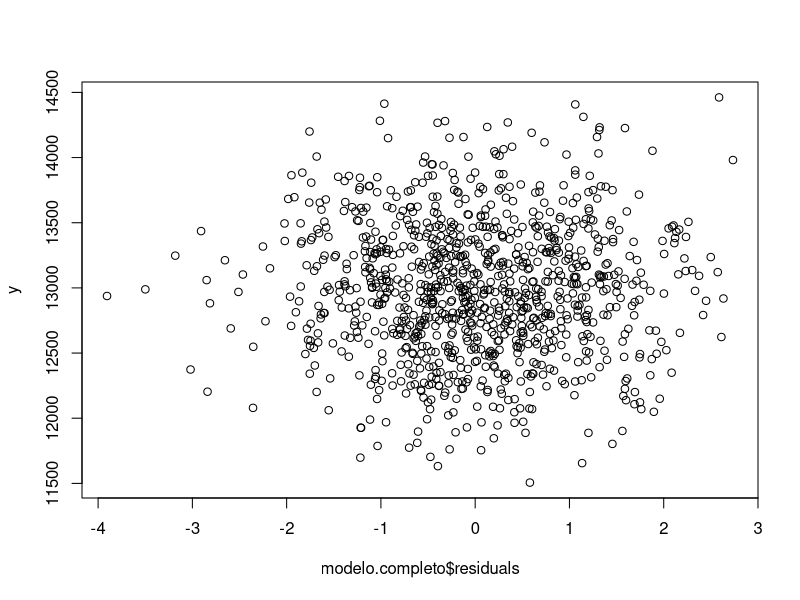
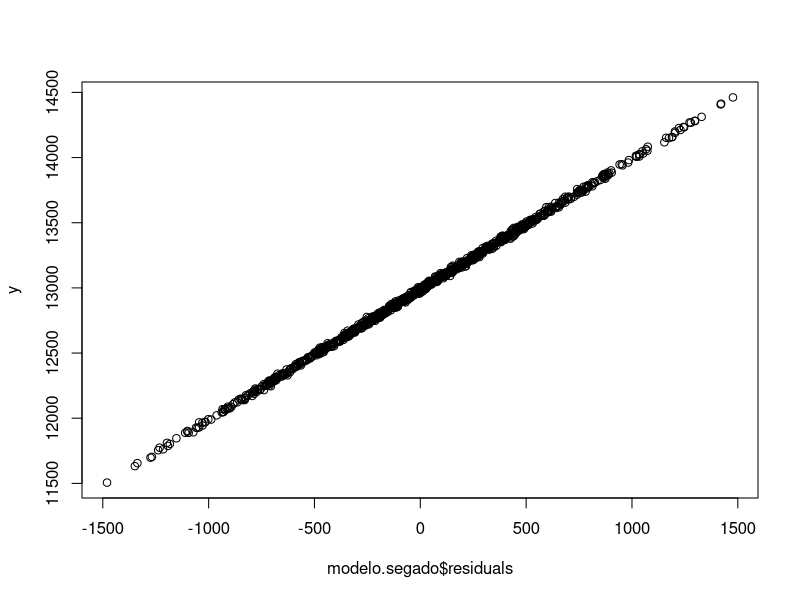

These charts were generated, in order, by the following R code:
# Clase 18: Propiedades numéricas del OLS, Gauss-Markov, sesgo de variable omitida
#################################################################
cat("\014")
rm(list=ls())
graphics.off()

#################################################################
# Motivacion
#################################################################

# Ademas de trabajar con incertidumbre (intervalos de confianza, p-values, etc.), 
# la estadistica inferencial (lo que estamos haciendo este semestre) 
# descansa sobre supuestos muy importantes.

# Es importante conocer estos supuestos. Te daras cuenta que 
# la principal herramienta cuantitativa de las ciencias sociales 
# tiene muchos defectos y/o supuestos irreales. En consecuencia, siempre
# actua con prudencia y humildad respecto a tus resultados.


#################################################################
# Supuestos de los modelos lineales
#################################################################

# (1) El error tiene promedio cero: por eso SIEMPRE calcula los errores y plotealos.
# (2) El error tiene varianza constante: idem.
# (3) El error no esta correlacionado (los errores son independientes entre si): idem.
# (4) El error esta normalmente distribiuido: idem.
# (5) Las X's estan medidos sin error, y son independientes del error.
# (6) Las X's no son invariables, es decir, las X's son variables, no constantes.

# (*) Punto sobre la diferencia entre ERROR y RESIDUO:
## recuerda que y = b0 + b1x1 + e. 
## Ese "e" en realidad, es un residuo, no "error". "Parametro de poblacion."

#################################################################
# Teorema de Gauss-Markov
#################################################################

# el fundamento matematico de OLS (modelos lineales), es el 
# Teorema de Gauss-Markov.

# Consiste en lo siguiente: si
## (a) el error tiene promedio cero, y
## (b) si el error esta normalmente distribuido, y
## (c) si el error tiene varianza constante,
# entonces nuestros betas son los estimadores mas eficientes y sin sesgo.

# En ingles, es conocido como "BLUE": "best linear unbiased estimator".

# En otras palabras, cuando todos los supuestos funcionan, 
# la diferencia entre la MATRIZ QUE CONTIENE TODOS LOS BETAS CORRECTOS,
# Y LA MATRIZ QUE NOSOTROS TENEMOS ACCESO (O POODEMOS OCUPAR) ES CERO.

# (1) Punto del modelo "real"
# (2) Punto del epsilon y la letra "e"
# (3) Punto del beta y la letra "b"

# Son diferencias filosoficas. Importantes...pero filosoficas.


# Que puede salir mal?
## Ej.: los errores no son independientes; es decir, son dependientes. 
### Caso de las series de tiempo.


#################################################################
# Sesgo de Variable Omitida
#################################################################

# Todos los supuestos de OLS operan bajo otro supuesto: el modelo que 
# estimamos, es el "verdadero modelo". Es decir, no se nos queda ninguna
# variable afuera: i.e., todas las variables que debieramos ocupar, estan 
# consideradas. Si esto falla, todo falla, y tenemos "el sesgo de la variable
# omitida".

# Mal que mal, OLS es una ecuacion, y el valor de los betas cambiara si es que 
# no incluimos todas las variables que debieramos incluir. 

## ILUSTRAR EN LA PIZARRA.

# Para demostrar este punto, simularemos (inventaremos) unos datos. 


# Inventemos las variables independientes
set.seed(2020)
x1 = rnorm(1000, 10) # como nunca, conocemos que el promedio REAL de esta variable es 10
x2 = rnorm(1000, 20) # como nunca, conocemos que el promedio REAL de esta variable es 20
x3 = rnorm(1000, 30) # como nunca, conocemos que el promedio REAL de esta variable es 30

# Definamos que, como debiera ser, el error tiene promedio cero.
e = rnorm(1000, 0)

# Establecer el valor real de los betas: conocemos con exactitud los valores,
# porque nosotros los creamos!
b1 = 1
b2 = -100
b3 = 500

# El "VERDADERO MODELO": "y" es una combinacion lineal de todas las variables.
y = b1*x1 + b2*x2 + b3*x3 + e

# Hagamos una regresion.
modelo.completo = lm(y ~ x1 + x2 + x3)
summary(modelo.completo) # sin sorpresa, los betas son los mismos que inventamos nosotros.

# (1) La tabla de "Residuals" dice que la mediana es 0. Eso es genial. Pero sin sorpresas, nosotros inventamos todo, asi que obvio que resulta bien.
# (2) Plotiemos los errores

plot(modelo.completo$residuals, y) 

# Perfecto! No notamos ningun patron.
# Es decir, vemos una nube desordenada de puntos. 
# Aqui es cuando VEMOS lo que asumimos: los errores se cancelan entre si.



# Variable Omitida: Que pasa con nuestros coeficientes cuando se nos quedan dos
# variables afuera?

modelo.segado = lm(y ~ x1)

summary(modelo.segado) # Ya los resultados son muy diferentes.

# (1) Mediana de los residuos? 
# (2) Plotiemos los errores?

plot(modelo.segado$residuals, y) 

## Uff...vemos un patron clarisimo, y ya nuestra nube desaparecio. 
## (1) Cual es el patron? 


#################################################################
# Atencion
#################################################################

# Lo peor de todo, es que nunca sabras si te faltan variables o no.
# Es por esto que lo que guia el proceso de anadir/remover variables, es 
# teoria. Es un proceso casi artistico.
